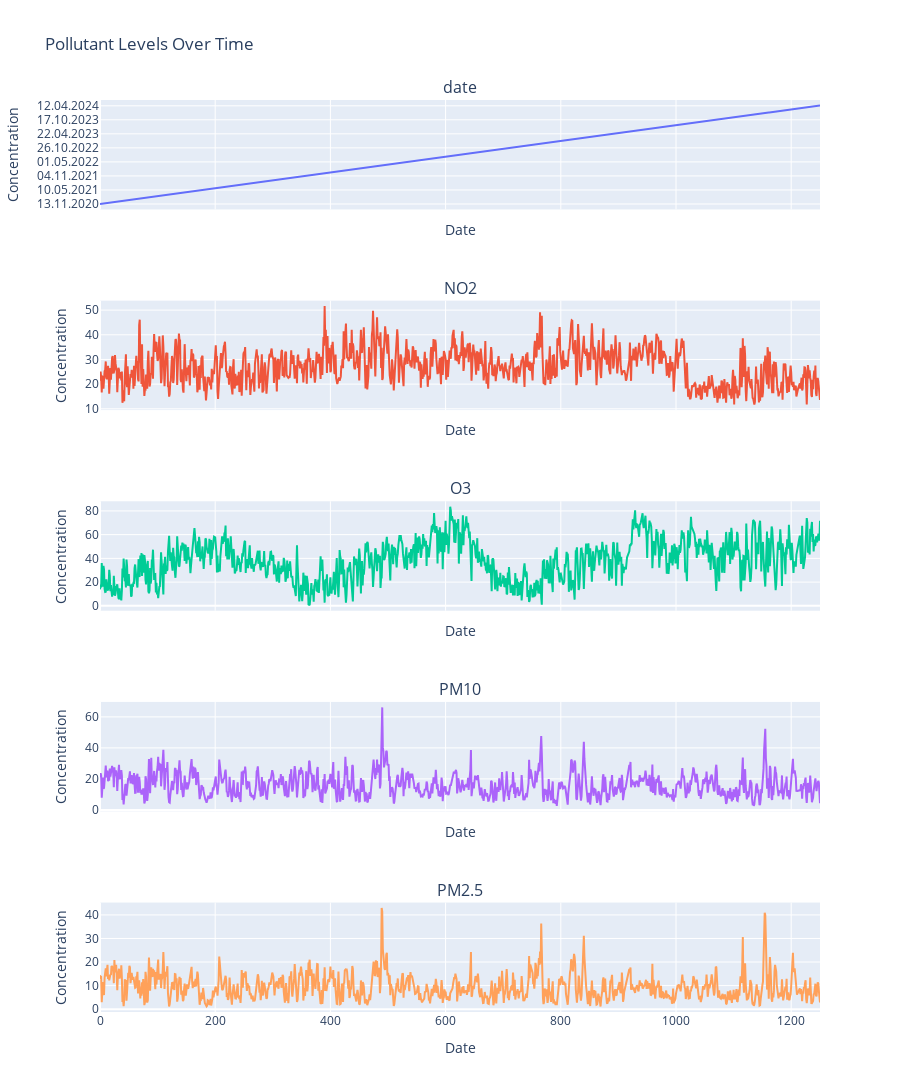

Write notebook code for a chart like this one.
### Code cell
pollutant_columns = pollutants_df.columns

fig = make_subplots(rows=len(pollutant_columns), cols=1, shared_xaxes=True, subplot_titles=pollutant_columns)

for i, col in enumerate(pollutant_columns):
    fig.add_trace(go.Scatter(x=pollutants_df.index, y=pollutants_df[col], mode='lines', name=col), row=i+1, col=1)

fig.update_layout(title_text='Pollutant Levels Over Time',
                  height=300 * len(pollutant_columns),  # Adjust height based on number of plots
                  showlegend=False)

fig.update_xaxes(title_text='Date')
fig.update_yaxes(title_text='Concentration')

fig.show()

### Figure 1 — Plotly figure (JSON) as saved in the notebook; plotly's stock layout.template omitted (floating-point values rounded to 4 significant figures; data arrays with more than 128 entries replaced by an {"elided": "..."} marker saying what was removed)
{"data": [{"mode": "lines", "name": "date", "type": "scatter", "x": {"elided": "1251 int values"}, "xaxis": "x", "y": {"elided": "1251 str values"}, "yaxis": "y"}, {"mode": "lines", "name": "NO2", "type": "scatter", "x": {"elided": "1251 int values"}, "xaxis": "x2", "y": {"elided": "1251 float values"}, "yaxis": "y2"}, {"mode": "lines", "name": "O3", "type": "scatter", "x": {"elided": "1251 int values"}, "xaxis": "x3", "y": {"elided": "1251 float values"}, "yaxis": "y3"}, {"mode": "lines", "name": "PM10", "type": "scatter", "x": {"elided": "1251 int values"}, "xaxis": "x4", "y": {"elided": "1251 float values"}, "yaxis": "y4"}, {"mode": "lines", "name": "PM2.5", "type": "scatter", "x": {"elided": "1251 int values"}, "xaxis": "x5", "y": {"elided": "1251 float values"}, "yaxis": "y5"}], "layout": {"annotations": [{"font": {"size": 16}, "showarrow": false, "text": "date", "x": 0.5, "xanchor": "center", "xref": "paper", "y": 1, "yanchor": "bottom", "yref": "paper"}, {"font": {"size": 16}, "showarrow": false, "text": "NO2", "x": 0.5, "xanchor": "center", "xref": "paper", "y": 0.78, "yanchor": "bottom", "yref": "paper"}, {"font": {"size": 16}, "showarrow": false, "text": "O3", "x": 0.5, "xanchor": "center", "xref": "paper", "y": 0.56, "yanchor": "bottom", "yref": "paper"}, {"font": {"size": 16}, "showarrow": false, "text": "PM10", "x": 0.5, "xanchor": "center", "xref": "paper", "y": 0.34, "yanchor": "bottom", "yref": "paper"}, {"font": {"size": 16}, "showarrow": false, "text": "PM2.5", "x": 0.5, "xanchor": "center", "xref": "paper", "y": 0.12, "yanchor": "bottom", "yref": "paper"}], "height": 1500, "showlegend": false, "title": {"text": "Pollutant Levels Over Time"}, "xaxis": {"anchor": "y", "domain": [0, 1], "matches": "x5", "showticklabels": false, "title": {"text": "Date"}}, "xaxis2": {"anchor": "y2", "domain": [0, 1], "matches": "x5", "showticklabels": false, "title": {"text": "Date"}}, "xaxis3": {"anchor": "y3", "domain": [0, 1], "matches": "x5", "showticklabels": false, "title": {"text": "Date"}}, "xaxis4": {"anchor": "y4", "domain": [0, 1], "matches": "x5", "showticklabels": false, "title": {"text": "Date"}}, "xaxis5": {"anchor": "y5", "domain": [0, 1], "title": {"text": "Date"}}, "yaxis": {"anchor": "x", "domain": [0.88, 1], "title": {"text": "Concentration"}}, "yaxis2": {"anchor": "x2", "domain": [0.66, 0.78], "title": {"text": "Concentration"}}, "yaxis3": {"anchor": "x3", "domain": [0.44, 0.56], "title": {"text": "Concentration"}}, "yaxis4": {"anchor": "x4", "domain": [0.22, 0.34], "title": {"text": "Concentration"}}, "yaxis5": {"anchor": "x5", "domain": [0, 0.12], "title": {"text": "Concentration"}}}}
